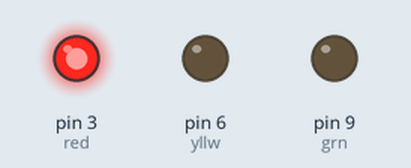
This sketch was run on a simulated Arduino Uno, built with avr-gcc and run on an emulated ATmega328P. Parts: output pins drawn as LEDs (lit = HIGH). What the sketch prints to the serial monitor is not drawn.

Above: at 1.0 s.
At 3.0 s:
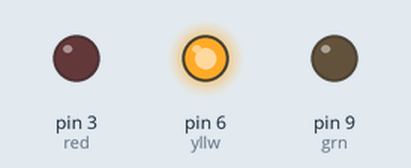
At 5.0 s:
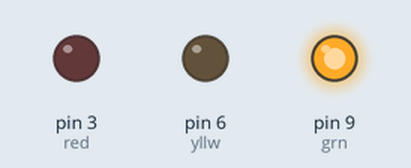
Timing chart, 0 to 7.8 s (numbered marks = the images above):
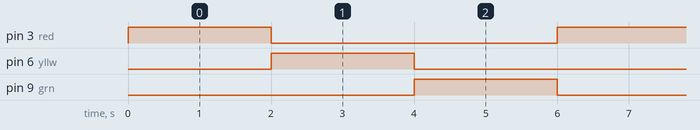

Measured:
- by itself, pin 3 (red), pin 6 (yllw), pin 9 (grn): alternates HIGH for 2.0 s and LOW for 4.0 s
- by itself, everything shown: repeats every 6.0 s, in 4 steps

The sketch:

Tugas_Prak_MCU_5.2.ino
```cpp
const int red = 3;
const int yllw = 6;
const int grn = 9;

bool runningLED = true;

void setup() {
  pinMode(red, OUTPUT);
  pinMode(yllw, OUTPUT);
  pinMode(grn, OUTPUT);
  Serial.begin(9600);
  Serial.println("traffic lights akan terus menyala sampai karakter 'p' dikirimkan");
}

void loop() {
  if (runningLED) {
    digitalWrite(red, HIGH);
    delay(2000);
    digitalWrite(red, LOW);

    digitalWrite(yllw, HIGH);
    delay(2000);
    digitalWrite(yllw, LOW);

    digitalWrite(grn, HIGH);
    delay(2000);
    digitalWrite(grn, LOW);

    if (Serial.available() > 0) {
      char stopped = Serial.read();
      if (stopped == 'p') {
        runningLED = false;
      }
    }
  }
}

//TUGAS PRAK 5.2
```
